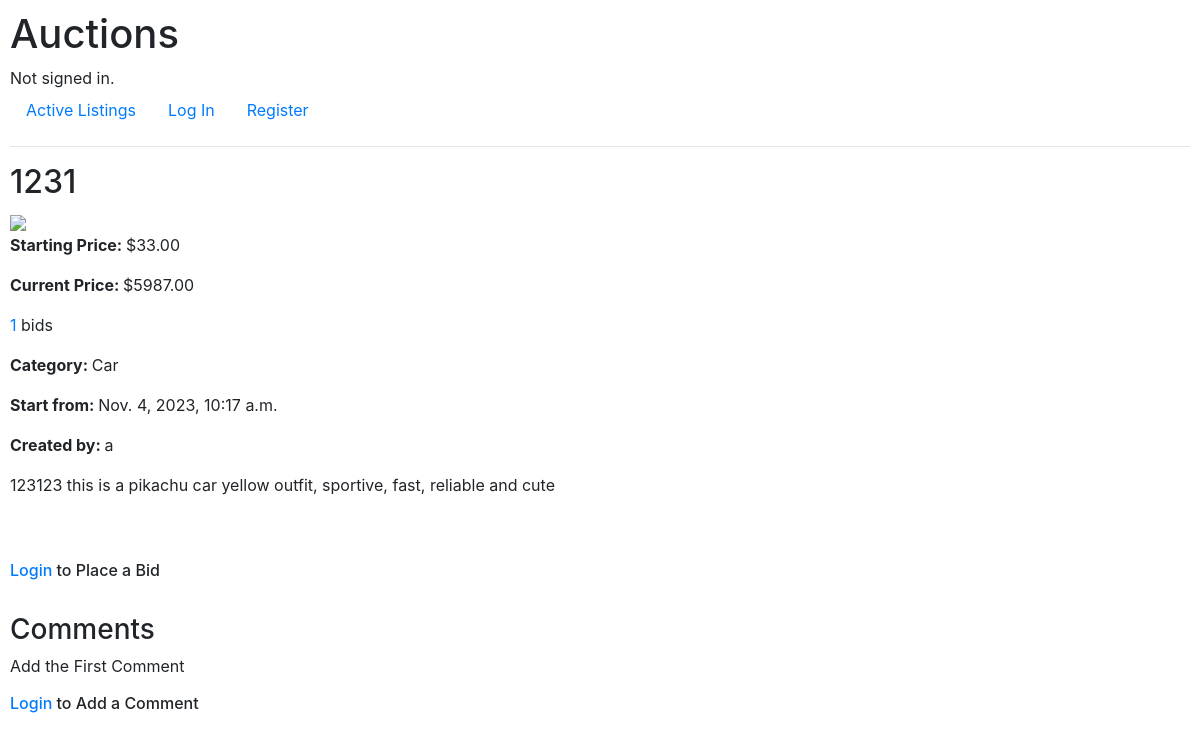
Screenshot of /listing/8 with the database file from the repository.
### auctions/models.py (models this page shows, shortened)
class Listing(models.Model):
    title = models.CharField(max_length=50)
    description = models.TextField(blank=True)
    photo = models.URLField(blank=True)
    price = models.DecimalField(max_digits=20, decimal_places=2)
    currentprice = models.DecimalField(default=0, blank=True, max_digits=20, decimal_places=2)
    activation = models.BooleanField()
    category = models.ForeignKey(Category, on_delete=models.CASCADE, related_name="category")
    user = models.ForeignKey(User, on_delete=models.CASCADE, related_name="listing")
    time = models.DateTimeField(auto_now_add=True)

class Bid(models.Model):
    listing = models.ForeignKey(Listing, on_delete=models.CASCADE, related_name="bid")
    bidder = models.ForeignKey(User, on_delete=models.CASCADE, related_name="bid")
    price = models.DecimalField(max_digits=20, decimal_places=2, validators=[MinValueValidator(0)])
    time = models.DateTimeField(auto_now_add=True)

class Category(models.Model):
    categoryName = models.CharField(max_length=50)
    def __str__(self):
        return self.categoryName

class User(AbstractUser):
    watchlist = models.ManyToManyField('Listing', related_name="watchlistuser")
    pass

### auctions/views.py (the view, shortened to what this page needs)
# urls.py: path("listing/<int:listing_id>", views.listing, name="listing"),
def listing(request, listing_id):
    listing = Listing.objects.get(pk = listing_id)
    comment = Comment.objects.filter(listing = listing_id).order_by("-time")
    user = request.user
    bids = Bid.objects.filter(listing = listing_id)
    top = bids.order_by("-price").first()
    counter = bids.count()
    categories = Category.objects.all()
    return render(request, "auctions/listing.html", {
        "listing":listing,
        "comment": comment,
        "top": top,
        "counter": counter,
    })

### auctions/templates/auctions/listing.html (shortened to what this page needs)
{% extends "auctions/layout.html" %}
{% block body %}
    <div name="listing_info">
        <h2>
            {{ listing.title }}</h2>
        <img src="{{ listing.photo }}" width="400px"/>
        <p><b>Starting Price: </b>${{ listing.price }}</p>
        {% if top %}
            <p><b>Current Price: </b>${{ top.price }}</p>
        {% endif %}
        {% if counter %}
            <p><a href="{% url 'bid' listing.id %}">{{ counter }}</a> bids</p>
        {% else %}
            <p>No bid yet</p>
        {% endif %}
        {% if listing.category %}
            <p><b>Category: </b>{{ listing.category }}</p>
        {% else %}
            <p>No Category</p>
        {% endif %}
        <p><b>Start from: </b>{{ listing.time }}</p>
        <p><b>Created by: </b>{{ listing.user }}</p>
        <p>{{ listing.description }}</p>
    </div>
    <br>
    <br>
    {% if user.is_authenticated %}
        {% if listing.activation %}
        <div name="bid">
            <h3>Place Your Bid</h3>
            <form name="bid" action="{% url 'listing' listing.id %}" method="POST">
                {% csrf_token %}
                <input type="number" name="placebid" placeholder="Place Your Bid" step="0.01" min="0" required>
                <input type="submit" value="Bid">
            </form>
        </div>
        {% endif %}
    {% else %}
        <h6><a href="{% url 'login' %}">Login</a> to Place a Bid</h6>
    {% endif %}
    <br>
    <div name="comment">
        <h3>Comments</h3>
        {% if not comment %}
            <p>Add the First Comment</p>
        {% endif %}
        {% if user.is_authenticated %}
            {% if listing.activation %}
                <form action="{% url 'listing' listing.id %}", method="POST">
                    {% csrf_token %}
                    <textarea name="new_comment" placeholder="Write your comment" required></textarea><br>
                    <input type="submit" value="Comment"></input>
                </form>
            {% endif %}
        {% else %}
            <h6><a href="{% url 'login' %}">Login</a> to Add a Comment</h6>
        {% endif %}
    </div>
{% endblock %}

### auctions/static/auctions/styles.css (style rules this page uses)
body { padding: 10px; }

### rows the page displays
Listing: title "1231", price "33.00", category "Car", time "Nov. 4, 2023, 10:17 a.m.", user "a", description "123123 this is a pikachu car yellow outfit, sportive, fast, reliable and cute"
Bid: price "5987.00"

### other values shown
{{ counter }} "1"
